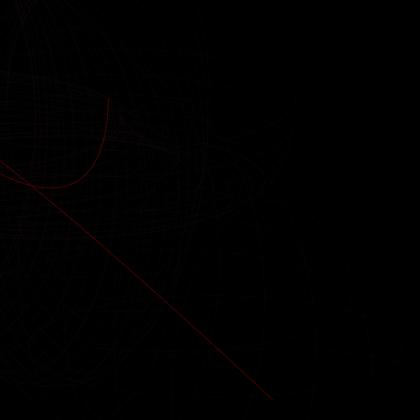
Frame 1 (no input)
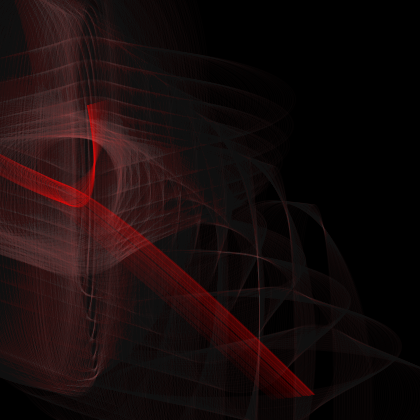
Frame 60 (the mouse pressed at the canvas centre just before this capture)
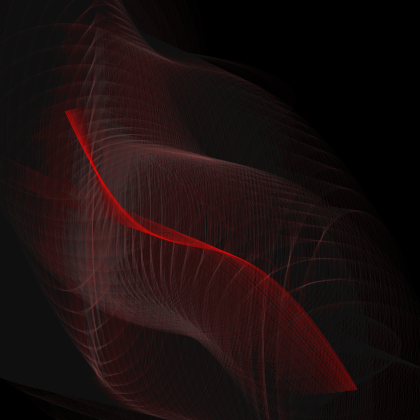
Frame 120 (the mouse held since frame 60 and released just before this capture)

The Processing sketch that drew these frames (run headless with seeded random() and noise(); from frame 60 on, the mouse is pressed at the canvas centre):

// Processing sketch: processing_6749
// ── processing_6749.pde

float x1, y1, x2, y2;
float cx1, cy1, cx2, cy2;
float vx1, vy1, vx2, vy2;
float px, py, pt;
int h, steps;

void setup() {
  size(420, 420);
  colorMode(HSB);

  smooth();
  noFill();
  background(0);

  x1 = random(0, width);
  x2 = random(0, width);
  y1 = random(0, height);
  y2 = random(0, height);
  vx1 = random(-1.0, 1.0);
  vx2 = random(-1.0, 1.0);
  vy1 = random(-1.0, 1.0);
  vy2 = random(-1.0, 1.0);
  steps = 32;
}

void draw() {
  // Calculate Hue
  h = (int) map(sin(x1/width)/cos(y1/height), -1, 1, 64, 255);

  // Bezier curves and control points
  x1 = x1 + (1 * vx1);
  x2 = x2 + (1 * vx2);
  y1 = y1 + (1 * vy1);
  y2 = y2 + (1 * vy2);
  cx1 = sin(8*x1/width) * width;
  cx2 = cos(8*x2/width) * width;
  cy1 = cos(8*y1/height) * height;
  cy2 = sin(8*y2/height) * height;

  // Velocity of each curve point
  if ((x1 < 0) || (x1 > width)) vx1 = -vx1;
  if ((x2 < 0) || (x2 > width)) vx2 = -vx2;
  if ((y1 < 0) || (y1 > height)) vy1 = -vy1;
  if ((y2 < 0) || (y2 > height)) vy2 = -vy2;

  // Simple (and slow) solution for fading :)
  fill(0, 8);
  rect(-1, -1, width+1, height+1);
  noFill();
  
  // Draw curves
  stroke(h, 255, 255, 64);
  bezier(x1, y1, cx1, cx2, cy1, cy2, x2, y2);
  
  // Draw points
  stroke(h, 128, 255, 4);
  for (int i = 0; i <= steps; i++) {
    pt = i / float(steps);
    px = bezierPoint(x1, cx1, cy1, x2, pt);
    py = bezierPoint(y1, cx2, cy2, y2, pt);
    ellipse(px, py, cx1, cy1);
    ellipse(px, py, cx2, cy2);
  }
}
